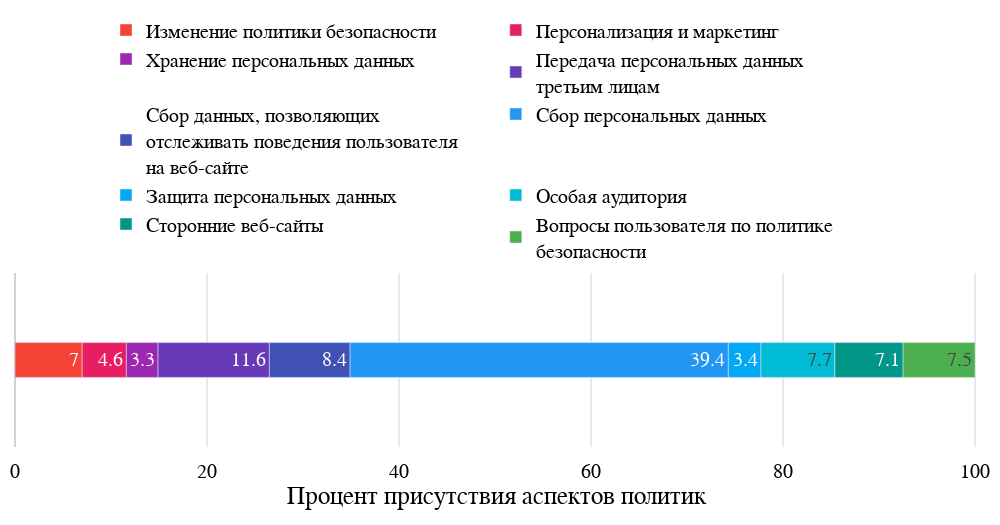

The cell this chart's notebook holds for it:
### Code cell
import plotly.graph_objects as go

from config import COLORS_D
import pandas as pd
import plotly.express as px
import numpy as np


def round_retain_sum(x):
    x = np.array(x)*10 # We want 2 decimal precision
    N = np.round(np.sum(x)).astype(int)
    y = x.astype(int)
    M = np.sum(y)
    K = N - M 
    z = y-x 
    if K!=0:
        idx = np.argpartition(z,K)[:K]
        y[idx] += 1     
    return (y/10.).tolist()


df = pd.DataFrame({'y': [0] * len(list(names)), 'name':list(reversed(names)), 'value':list(reversed(round_retain_sum(scores)))})


fig = px.bar(df, y='y', x='value', color='name', orientation='h', text_auto=True, color_discrete_sequence=COLORS_D)

fig.update_xaxes(
    title=dict(
        font=dict(family='Times New Roman', size=25, color='black'),
        text='Процент присутствия аспектов политик'), 
    zerolinecolor='lightgrey',
    gridcolor='lightgrey',
    showgrid=True, 
    tickangle=0,
    ticklen=10)

fig.update_yaxes(
    title=dict(
        font=dict(family='Times New Roman', size=25, color='black')), 
    tickangle=0,
    ticklen=10)

fig.update_yaxes(showticklabels=False, title=None)
fig.update_xaxes(range=[0, 100.2])
fig.update_traces(width=0.2)

fig.update_layout(
    legend=dict(
        title=None,
        entrywidth=.4,
        entrywidthmode='fraction',
        orientation='h',
        yanchor="top",
        y=50000,
        xanchor="center",
        x=.5),
    autosize=False,
    font=dict(family='Times New Roman', size=20, color='black'),
    plot_bgcolor='rgba(0, 0, 0, 0)',
    yaxis={'side': 'right'},
    colorway=COLORS_D,
    margin=dict(r=10, l=10, b=10, t=10, pad=10),
    height=len(names)*105/2,
    width=1000)

fig

### Figure 1 — Plotly figure (JSON) as saved in the notebook; plotly's stock layout.template omitted (floating-point values rounded to 4 significant figures)
{"data": [{"alignmentgroup": "True", "hovertemplate": "name=Изменение политики безопасности<br>value=%{x}<br>y=%{y}<extra></extra>", "legendgroup": "Изменение политики безопасности", "marker": {"color": "rgba(244, 67, 54, 1.0)", "pattern": {"shape": ""}}, "name": "Изменение политики безопасности", "offsetgroup": "Изменение политики безопасности", "orientation": "h", "showlegend": true, "textposition": "auto", "texttemplate": "%{x}", "type": "bar", "width": 0.2, "x": [7], "xaxis": "x", "y": [0], "yaxis": "y"}, {"alignmentgroup": "True", "hovertemplate": "name=Персонализация и маркетинг<br>value=%{x}<br>y=%{y}<extra></extra>", "legendgroup": "Персонализация и маркетинг", "marker": {"color": "rgba(232, 30, 99, 1.0)", "pattern": {"shape": ""}}, "name": "Персонализация и маркетинг", "offsetgroup": "Персонализация и маркетинг", "orientation": "h", "showlegend": true, "textposition": "auto", "texttemplate": "%{x}", "type": "bar", "width": 0.2, "x": [4.6], "xaxis": "x", "y": [0], "yaxis": "y"}, {"alignmentgroup": "True", "hovertemplate": "name=Хранение персональных данных<br>value=%{x}<br>y=%{y}<extra></extra>", "legendgroup": "Хранение персональных данных", "marker": {"color": "rgba(156, 39, 176, 1.0)", "pattern": {"shape": ""}}, "name": "Хранение персональных данных", "offsetgroup": "Хранение персональных данных", "orientation": "h", "showlegend": true, "textposition": "auto", "texttemplate": "%{x}", "type": "bar", "width": 0.2, "x": [3.3], "xaxis": "x", "y": [0], "yaxis": "y"}, {"alignmentgroup": "True", "hovertemplate": "name=Передача персональных данных<br>третьим лицам<br>value=%{x}<br>y=%{y}<extra></extra>", "legendgroup": "Передача персональных данных<br>третьим лицам", "marker": {"color": "rgba(103, 58, 183, 1.0)", "pattern": {"shape": ""}}, "name": "Передача персональных данных<br>третьим лицам", "offsetgroup": "Передача персональных данных<br>третьим лицам", "orientation": "h", "showlegend": true, "textposition": "auto", "texttemplate": "%{x}", "type": "bar", "width": 0.2, "x": [11.6], "xaxis": "x", "y": [0], "yaxis": "y"}, {"alignmentgroup": "True", "hovertemplate": "name=Сбор данных, позволяющих<br>отслеживать поведения пользователя<br>на веб-сайте<br>value=%{x}<br>y=%{y}<extra></extra>", "legendgroup": "Сбор данных, позволяющих<br>отслеживать поведения пользователя<br>на веб-сайте", "marker": {"color": "rgba(63, 81, 181, 1.0)", "pattern": {"shape": ""}}, "name": "Сбор данных, позволяющих<br>отслеживать поведения пользователя<br>на веб-сайте", "offsetgroup": "Сбор данных, позволяющих<br>отслеживать поведения пользователя<br>на веб-сайте", "orientation": "h", "showlegend": true, "textposition": "auto", "texttemplate": "%{x}", "type": "bar", "width": 0.2, "x": [8.4], "xaxis": "x", "y": [0], "yaxis": "y"}, {"alignmentgroup": "True", "hovertemplate": "name=Сбор персональных данных<br>value=%{x}<br>y=%{y}<extra></extra>", "legendgroup": "Сбор персональных данных", "marker": {"color": "rgba(33, 150, 243, 1.0)", "pattern": {"shape": ""}}, "name": "Сбор персональных данных", "offsetgroup": "Сбор персональных данных", "orientation": "h", "showlegend": true, "textposition": "auto", "texttemplate": "%{x}", "type": "bar", "width": 0.2, "x": [39.4], "xaxis": "x", "y": [0], "yaxis": "y"}, {"alignmentgroup": "True", "hovertemplate": "name=Защита персональных данных<br>value=%{x}<br>y=%{y}<extra></extra>", "legendgroup": "Защита персональных данных", "marker": {"color": "rgba(3, 169, 244, 1.0)", "pattern": {"shape": ""}}, "name": "Защита персональных данных", "offsetgroup": "Защита персональных данных", "orientation": "h", "showlegend": true, "textposition": "auto", "texttemplate": "%{x}", "type": "bar", "width": 0.2, "x": [3.4], "xaxis": "x", "y": [0], "yaxis": "y"}, {"alignmentgroup": "True", "hovertemplate": "name=Особая аудитория<br>value=%{x}<br>y=%{y}<extra></extra>", "legendgroup": "Особая аудитория", "marker": {"color": "rgba(0, 188, 212, 1.0)", "pattern": {"shape": ""}}, "name": "Особая аудитория", "offsetgroup": "Особая аудитория", "orientation": "h", "showlegend": true, "textposition": "auto", "texttemplate": "%{x}", "type": "bar", "width": 0.2, "x": [7.7], "xaxis": "x", "y": [0], "yaxis": "y"}, {"alignmentgroup": "True", "hovertemplate": "name=Сторонние веб-сайты<br>value=%{x}<br>y=%{y}<extra></extra>", "legendgroup": "Сторонние веб-сайты", "marker": {"color": "rgba(0, 150, 136, 1.0)", "pattern": {"shape": ""}}, "name": "Сторонние веб-сайты", "offsetgroup": "Сторонние веб-сайты", "orientation": "h", "showlegend": true, "textposition": "auto", "texttemplate": "%{x}", "type": "bar", "width": 0.2, "x": [7.1], "xaxis": "x", "y": [0], "yaxis": "y"}, {"alignmentgroup": "True", "hovertemplate": "name=Вопросы пользователя по политике<br>безопасности<br>value=%{x}<br>y=%{y}<extra></extra>", "legendgroup": "Вопросы пользователя по политике<br>безопасности", "marker": {"color": "rgba(76, 175, 80, 1.0)", "pattern": {"shape": ""}}, "name": "Вопросы пользователя по политике<br>безопасности", "offsetgroup": "Вопросы пользователя по политике<br>безопасности", "orientation": "h", "showlegend": true, "textposition": "auto", "texttemplate": "%{x}", "type": "bar", "width": 0.2, "x": [7.5], "xaxis": "x", "y": [0], "yaxis": "y"}], "layout": {"autosize": false, "barmode": "relative", "colorway": ["rgba(244, 67, 54, 1.0)", "rgba(232, 30, 99, 1.0)", "rgba(156, 39, 176, 1.0)", "rgba(103, 58, 183, 1.0)", "rgba(63, 81, 181, 1.0)", "rgba(33, 150, 243, 1.0)", "rgba(3, 169, 244, 1.0)", "rgba(0, 188, 212, 1.0)", "rgba(0, 150, 136, 1.0)", "rgba(76, 175, 80, 1.0)", "rgba(139, 195, 74, 1.0)", "rgba(205, 220, 57, 1.0)", "rgba(255, 235, 59, 1.0)", "rgba(255, 193, 7, 1.0)", "rgba(255, 152, 0, 1.0)", "rgba(255, 87, 34, 1.0)"], "font": {"color": "black", "family": "Times New Roman", "size": 20}, "height": 525, "legend": {"entrywidth": 0.4, "entrywidthmode": "fraction", "orientation": "h", "title": {}, "tracegroupgap": 0, "x": 0.5, "xanchor": "center", "y": 50000, "yanchor": "top"}, "margin": {"b": 10, "l": 10, "pad": 10, "r": 10, "t": 10}, "plot_bgcolor": "rgba(0, 0, 0, 0)", "width": 1000, "xaxis": {"anchor": "y", "domain": [0, 1], "gridcolor": "lightgrey", "range": [0, 100.2], "showgrid": true, "tickangle": 0, "ticklen": 10, "title": {"font": {"color": "black", "family": "Times New Roman", "size": 25}, "text": "Процент присутствия аспектов политик"}, "zerolinecolor": "lightgrey"}, "yaxis": {"anchor": "x", "domain": [0, 1], "showticklabels": false, "side": "right", "tickangle": 0, "ticklen": 10, "title": {}}}}
